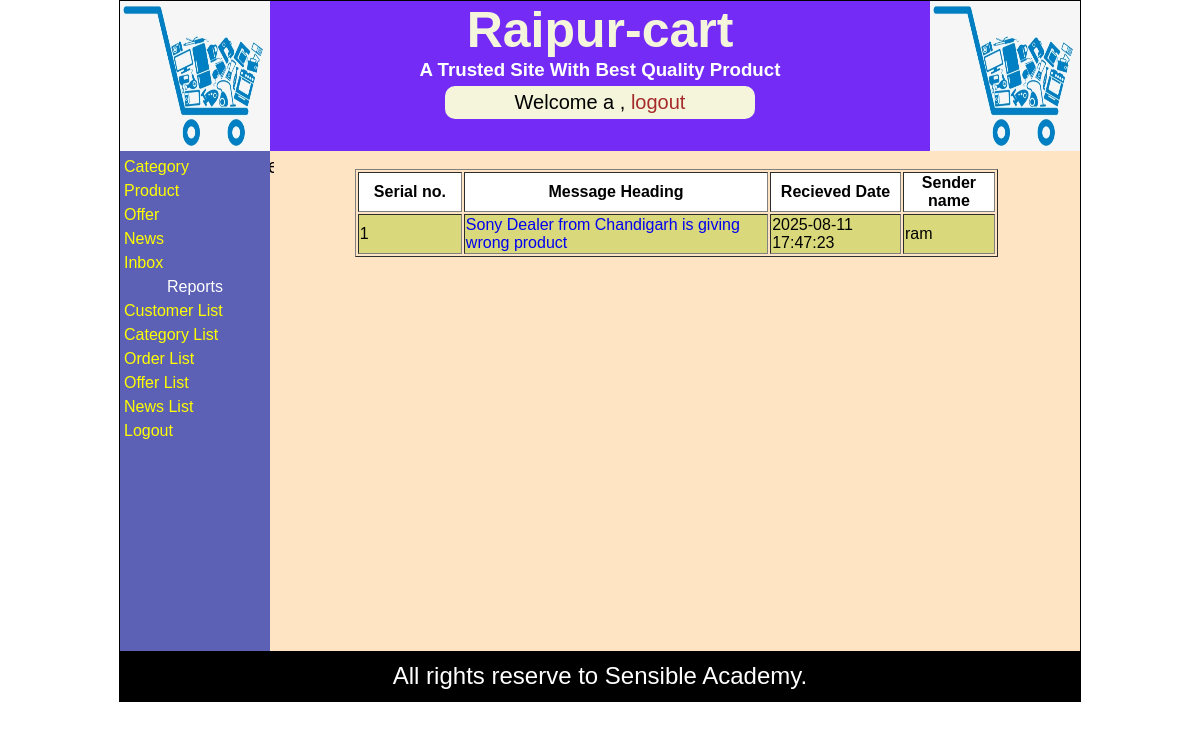
/displayAdminInbox.php (signed in), run on the app's committed database.
### tables this page shows
CREATE TABLE IF NOT EXISTS `message_info` (
  `msg_id` int(11) NOT NULL AUTO_INCREMENT,
  `msg_heading` text NOT NULL,
  `msg_detail` text NOT NULL,
  `sender_name` varchar(30) NOT NULL,
  `receiver_name` varchar(30) NOT NULL,
  `sent_date` datetime NOT NULL,
  PRIMARY KEY (`msg_id`)
);

### getInbox.php (the view, shortened to what this page needs)
<div>&nbsp;</div>
<table border="1" width="80%" align="center">
        <tr bgcolor='white'>
        <th width="100">Serial no.</th>
        <th >Message Heading</th>
        <th >Recieved Date</th>
        <th >Sender name</th>
        </tr>
   <?php
    include("dbconnect.php");
   $rs=mysqli_query($con,"select msg_id,msg_heading,sent_date,sender_name from message_info
   where receiver_name='admin' order by sent_date desc");
         $cnt=0;
         while($row=mysqli_fetch_array($rs))
            {
            $cnt++;
            $id=$row["msg_id"];
            $hd=$row["msg_heading"];
            $sn=$row["sender_name"];
            $dt=$row["sent_date"];
            echo("<tr bgcolor='#D9D87B'>");
            echo("<td>");
            echo($cnt);
            echo("</td>");
             echo("<td>");
             echo("<a href='mssgDetail.php?nid=$id'>");
            echo($hd);
            echo("</a>");
            echo("</td>");
            echo("<td>");
            echo($dt);
            echo("</td>");
            echo("<td>");
            echo($sn);
            echo("</td>");
            echo("</tr>");
         }
   ?>
    </table>

### styles.css (style rules this page uses)
body { margin:0px; padding:0px; font-family: Verdana, Geneva, Tahoma, sans-serif; }
a { text-decoration: none; }

### data on the page
message_info: msg_heading "Sony Dealer from Chandigarh is giving wrong product", sent_date "2025-08-11 17:47:23", sender_name "ram"

### other printed values
$_SESSION["uname"] "a"
